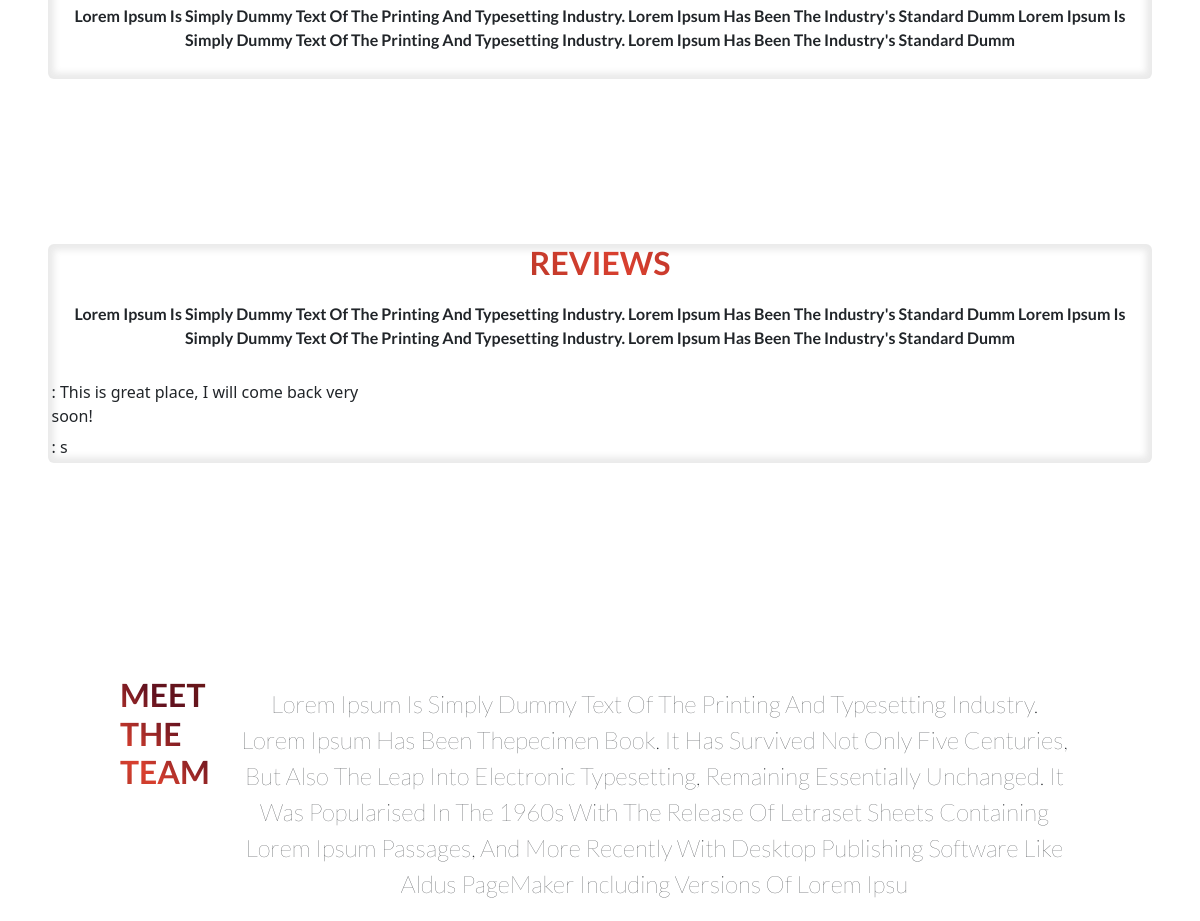
The app's page / (middle part), older data.
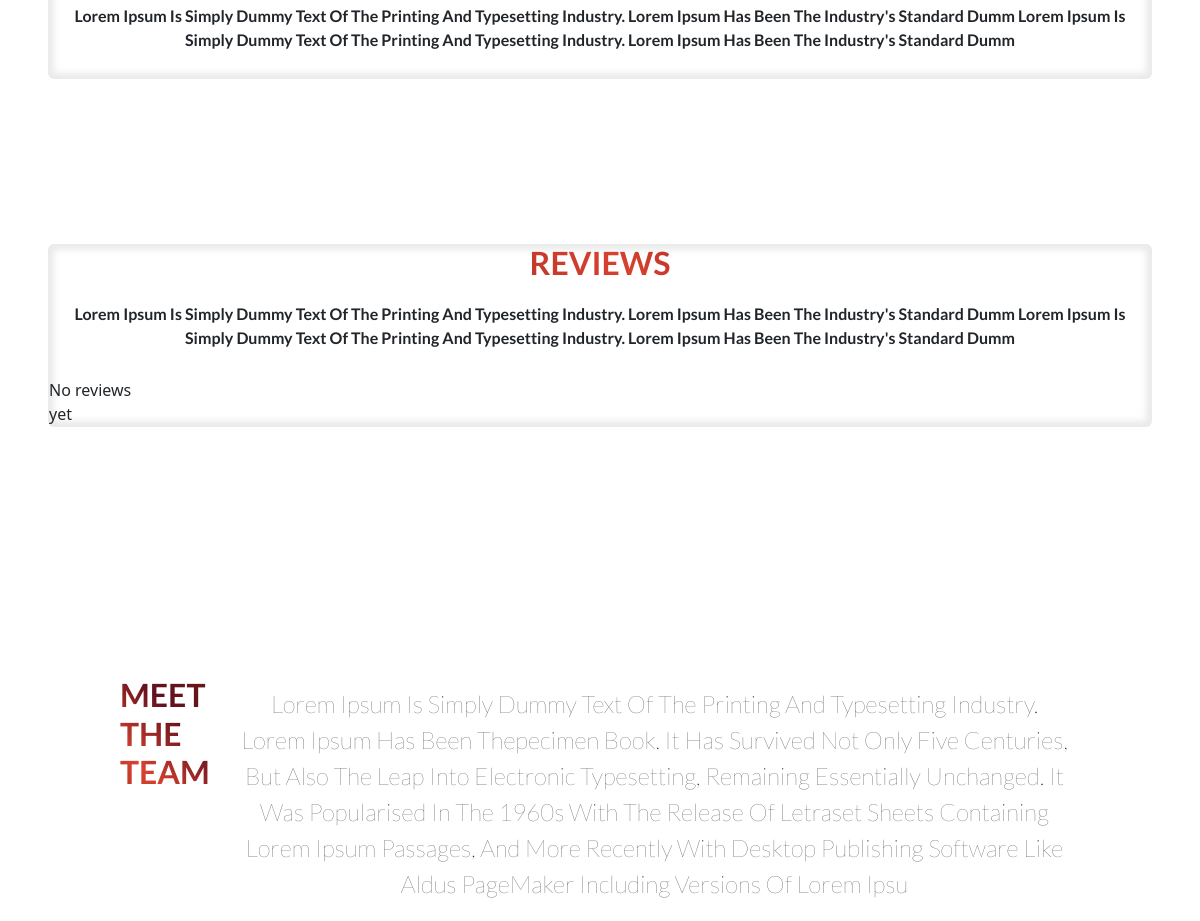
The same page, newer data.
### food/models.py (models this page shows, shortened)
class Itemm(models.Model):
    name = models.CharField(max_length=50, null=False, blank=False)
    done = models.BooleanField(null=False, blank=False, default=False)

### food/views.py (the view)
# urls.py: path('', views.index, name="index_page"),
def index(request):
    request.session.set_expiry(0)
    items = Itemm.objects.all()
    ctx = {'items': items}
    return render(request, "food/index.html", ctx)

### food/templates/food/index.html (shortened to what this page needs)
<!DOCTYPE html>
<html lang="en">
{% load static %}
<head>
    <link href="https://cdn.jsdelivr.net/npm/bootstrap@5.3.0-alpha1/dist/css/bootstrap.min.css" rel="stylesheet">
    <link rel="stylesheet" href="https://cdnjs.cloudflare.com/ajax/libs/font-awesome/6.1.2/css/all.min.css">
    <link rel="stylesheet" href="{% static 'css/main.css' %}">
    <link rel="stylesheet2" href="{% static 'css/colors.css' %}">
</head>
<body>
  <div class="about-preview">
    <div class="about-content">
    <p class="about-p">lorem Ipsum is simply dummy text of the printing and typesetting industry. Lorem Ipsum has been the industry's standard dumm
        lorem Ipsum is simply dummy text of the printing and typesetting industry. Lorem Ipsum has been the industry's standard dumm
    </p>
</div>
</div>
<section class="review-section">
    <div class="review">
        <div class="review-content">
        <h2>reviews </h2>
        <p class="review-p">lorem Ipsum is simply dummy text of the printing and typesetting industry. Lorem Ipsum has been the industry's standard dumm
            lorem Ipsum is simply dummy text of the printing and typesetting industry. Lorem Ipsum has been the industry's standard dumm
        </p>
        <div class="crud">
            <table>
    {% for itemm in items %}
    <tr>
        <td>{{ user.username }} : {{ itemm.name }}</td>
    </tr>
    {% empty %}
    <tr>
        <td>No reviews yet</td>
    </tr>
    {% endfor %}
</table>
        </div>
    </div>
</div>
</section>
<section class="team-section">
    <div class="experience-info">
        <h2>meet the team</h2>
        <p>Lorem Ipsum is simply dummy text of the printing and typesetting industry. Lorem Ipsum has been thepecimen book. It has survived not only five centuries, but also the leap into electronic typesetting, remaining essentially unchanged. It was popularised in the 1960s with the release of Letraset sheets containing Lorem Ipsum passages, and more recently with desktop publishing software like Aldus PageMaker including versions of Lorem Ipsu</p>
    </div>
</section>
</body>
</html>

### food/static/css/main.css (style rules this page uses)
h1, h2, h3, h4 { background-image: linear-gradient(45deg, #782b25 0%, #a23930 0%, #872b20 21%, #d9402f 52%, #61111f 78%, #6a1818 100%); -webkit-background-clip: text; -moz-background-clip: text; -webkit-text-fill-color: transparent; -moz-text-fill-color:transparent; font-family: Lato, sans-serif; font-size: 2rem; text-transform: uppercase; font-weight: bold; }
p { color: var(--font-color); font-family: Lato, sans-serif; font-weight: bold; font-size: 1rem; text-transform: capitalize; }
* { margin: 0; padding: 0; box-sizing: border-box; background-color: var(--background-color); }
.about-preview { height: 40vh; width: 100%; overflow: hidden; position: relative; }
.about-content { display: block; position: absolute; margin: 4%; box-shadow: inset 0px 0px 6px 6px rgba(82, 80, 80, 0.12); border-radius: 6px; }
.about-content h2, p { text-align: center; padding: 1%; }
.experience-info { margin-left: 10%; margin-right: 10%; display: flex; }
.experience-info p { margin-left: 2%; font-weight: 200; font-size: 1.5rem; }
.review { height: 60vh; width: 100%; overflow: hidden; position: relative; }
.review-content { display: block; position: absolute; margin: 4%; box-shadow: inset 0px 0px 6px 6px rgba(82, 80, 80, 0.12); border-radius: 6px; }
.review-content h2, p { text-align: center; }
.susscess-msg, p { top: 30%; display: flex; }
.crud td, tr { color: var(--font-color); padding: 1%; font-size: 1rem; }

Row changes from the older to the newer data that the page shows:
removed Itemm: name "This is great place, I will come back very soon!"
removed Itemm: name "s"
Text that changed along with them:
text now shown: "No reviews yet"
